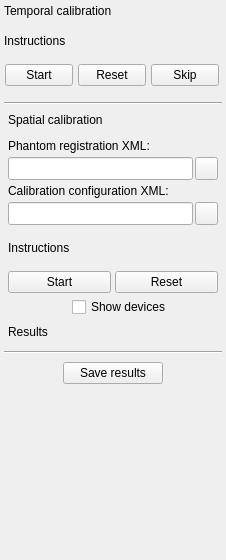
<?xml version="1.0" encoding="UTF-8"?>
<ui version="4.0">
 <class>FreehandCalibrationToolbox</class>
 <widget class="QWidget" name="FreehandCalibrationToolbox">
  <property name="geometry">
   <rect>
    <x>0</x>
    <y>0</y>
    <width>226</width>
    <height>560</height>
   </rect>
  </property>
  <property name="sizePolicy">
   <sizepolicy hsizetype="Fixed" vsizetype="Preferred">
    <horstretch>0</horstretch>
    <verstretch>0</verstretch>
   </sizepolicy>
  </property>
  <property name="minimumSize">
   <size>
    <width>226</width>
    <height>560</height>
   </size>
  </property>
  <property name="maximumSize">
   <size>
    <width>226</width>
    <height>16777215</height>
   </size>
  </property>
  <property name="windowTitle">
   <string>Freehand Calibration</string>
  </property>
  <layout class="QGridLayout" name="gridLayout_2">
   <property name="margin">
    <number>4</number>
   </property>
   <property name="spacing">
    <number>4</number>
   </property>
   <item row="0" column="0" colspan="2">
    <widget class="QLabel" name="label_TemporalCalibration">
     <property name="text">
      <string>Temporal calibration</string>
     </property>
    </widget>
   </item>
   <item row="1" column="0" colspan="2">
    <spacer name="verticalSpacer_5">
     <property name="orientation">
      <enum>Qt::Vertical</enum>
     </property>
     <property name="sizeType">
      <enum>QSizePolicy::Fixed</enum>
     </property>
     <property name="sizeHint" stdset="0">
      <size>
       <width>158</width>
       <height>12</height>
      </size>
     </property>
    </spacer>
   </item>
   <item row="2" column="0" colspan="2">
    <widget class="QLabel" name="label_InstructionsTemporal">
     <property name="text">
      <string>Instructions</string>
     </property>
     <property name="wordWrap">
      <bool>true</bool>
     </property>
    </widget>
   </item>
   <item row="3" column="0" colspan="2">
    <spacer name="verticalSpacer_6">
     <property name="orientation">
      <enum>Qt::Vertical</enum>
     </property>
     <property name="sizeType">
      <enum>QSizePolicy::Fixed</enum>
     </property>
     <property name="sizeHint" stdset="0">
      <size>
       <width>158</width>
       <height>12</height>
      </size>
     </property>
    </spacer>
   </item>
   <item row="5" column="0" colspan="2">
    <spacer name="verticalSpacer_3">
     <property name="orientation">
      <enum>Qt::Vertical</enum>
     </property>
     <property name="sizeType">
      <enum>QSizePolicy::Fixed</enum>
     </property>
     <property name="sizeHint" stdset="0">
      <size>
       <width>158</width>
       <height>12</height>
      </size>
     </property>
    </spacer>
   </item>
   <item row="6" column="0" colspan="2">
    <widget class="Line" name="line_2">
     <property name="orientation">
      <enum>Qt::Horizontal</enum>
     </property>
    </widget>
   </item>
   <item row="7" column="0" rowspan="2" colspan="2">
    <widget class="QFrame" name="frame_SpatialCalibration">
     <property name="frameShape">
      <enum>QFrame::NoFrame</enum>
     </property>
     <property name="frameShadow">
      <enum>QFrame::Plain</enum>
     </property>
     <layout class="QGridLayout" name="gridLayout">
      <property name="margin">
       <number>4</number>
      </property>
      <property name="spacing">
       <number>4</number>
      </property>
      <item row="0" column="0" colspan="2">
       <widget class="QLabel" name="label_SpatialCalibration">
        <property name="text">
         <string>Spatial calibration</string>
        </property>
       </widget>
      </item>
      <item row="2" column="0" colspan="2">
       <widget class="QLabel" name="label_PhantomRegistration">
        <property name="text">
         <string>Phantom registration XML:</string>
        </property>
       </widget>
      </item>
      <item row="3" column="0" colspan="2">
       <layout class="QHBoxLayout" name="horizontalLayout_3">
        <property name="spacing">
         <number>2</number>
        </property>
        <item>
         <widget class="QLineEdit" name="lineEdit_PhantomRegistration">
          <property name="sizePolicy">
           <sizepolicy hsizetype="Preferred" vsizetype="Preferred">
            <horstretch>0</horstretch>
            <verstretch>0</verstretch>
           </sizepolicy>
          </property>
          <property name="readOnly">
           <bool>true</bool>
          </property>
         </widget>
        </item>
        <item>
         <widget class="QPushButton" name="pushButton_OpenPhantomRegistration">
          <property name="sizePolicy">
           <sizepolicy hsizetype="Fixed" vsizetype="Fixed">
            <horstretch>0</horstretch>
            <verstretch>0</verstretch>
           </sizepolicy>
          </property>
          <property name="minimumSize">
           <size>
            <width>23</width>
            <height>23</height>
           </size>
          </property>
          <property name="maximumSize">
           <size>
            <width>23</width>
            <height>23</height>
           </size>
          </property>
          <property name="text">
           <string/>
          </property>
          <property name="icon">
           <iconset resource="../fCal.qrc">
            <normaloff>:/icons/CommonWidgets/Resources/icon_OpenFile.png</normaloff>:/icons/CommonWidgets/Resources/icon_OpenFile.png</iconset>
          </property>
          <property name="iconSize">
           <size>
            <width>16</width>
            <height>16</height>
           </size>
          </property>
         </widget>
        </item>
       </layout>
      </item>
      <item row="4" column="0" colspan="2">
       <widget class="QLabel" name="label_CalibrationConfiguration">
        <property name="text">
         <string>Calibration configuration XML:</string>
        </property>
       </widget>
      </item>
      <item row="5" column="0" colspan="2">
       <layout class="QHBoxLayout" name="horizontalLayout_6">
        <property name="spacing">
         <number>2</number>
        </property>
        <item>
         <widget class="QLineEdit" name="lineEdit_CalibrationConfiguration">
          <property name="sizePolicy">
           <sizepolicy hsizetype="Preferred" vsizetype="Preferred">
            <horstretch>0</horstretch>
            <verstretch>0</verstretch>
           </sizepolicy>
          </property>
          <property name="readOnly">
           <bool>true</bool>
          </property>
         </widget>
        </item>
        <item>
         <widget class="QPushButton" name="pushButton_OpenCalibrationConfiguration">
          <property name="sizePolicy">
           <sizepolicy hsizetype="Fixed" vsizetype="Fixed">
            <horstretch>0</horstretch>
            <verstretch>0</verstretch>
           </sizepolicy>
          </property>
          <property name="minimumSize">
           <size>
            <width>23</width>
            <height>23</height>
           </size>
          </property>
          <property name="maximumSize">
           <size>
            <width>23</width>
            <height>23</height>
           </size>
          </property>
          <property name="text">
           <string/>
          </property>
          <property name="icon">
           <iconset resource="../fCal.qrc">
            <normaloff>:/icons/CommonWidgets/Resources/icon_OpenFile.png</normaloff>:/icons/CommonWidgets/Resources/icon_OpenFile.png</iconset>
          </property>
          <property name="iconSize">
           <size>
            <width>16</width>
            <height>16</height>
           </size>
          </property>
         </widget>
        </item>
       </layout>
      </item>
      <item row="8" column="0" colspan="2">
       <widget class="QLabel" name="label_InstructionsSpatial">
        <property name="text">
         <string>Instructions</string>
        </property>
        <property name="wordWrap">
         <bool>true</bool>
        </property>
       </widget>
      </item>
      <item row="9" column="0" colspan="2">
       <spacer name="verticalSpacer">
        <property name="orientation">
         <enum>Qt::Vertical</enum>
        </property>
        <property name="sizeType">
         <enum>QSizePolicy::Fixed</enum>
        </property>
        <property name="sizeHint" stdset="0">
         <size>
          <width>158</width>
          <height>12</height>
         </size>
        </property>
       </spacer>
      </item>
      <item row="10" column="0" colspan="2">
       <layout class="QHBoxLayout" name="horizontalLayout_2">
        <property name="spacing">
         <number>4</number>
        </property>
        <item>
         <widget class="QPushButton" name="pushButton_StartSpatial">
          <property name="text">
           <string>Start</string>
          </property>
         </widget>
        </item>
        <item>
         <widget class="QPushButton" name="pushButton_ResetSpatial">
          <property name="text">
           <string>Reset</string>
          </property>
         </widget>
        </item>
       </layout>
      </item>
      <item row="6" column="0" colspan="2">
       <spacer name="verticalSpacer_7">
        <property name="orientation">
         <enum>Qt::Vertical</enum>
        </property>
        <property name="sizeType">
         <enum>QSizePolicy::Fixed</enum>
        </property>
        <property name="sizeHint" stdset="0">
         <size>
          <width>158</width>
          <height>12</height>
         </size>
        </property>
       </spacer>
      </item>
      <item row="1" column="0" colspan="2">
       <spacer name="verticalSpacer_8">
        <property name="orientation">
         <enum>Qt::Vertical</enum>
        </property>
        <property name="sizeType">
         <enum>QSizePolicy::Fixed</enum>
        </property>
        <property name="sizeHint" stdset="0">
         <size>
          <width>158</width>
          <height>8</height>
         </size>
        </property>
       </spacer>
      </item>
      <item row="12" column="0" colspan="2">
       <spacer name="verticalSpacer_9">
        <property name="orientation">
         <enum>Qt::Vertical</enum>
        </property>
        <property name="sizeType">
         <enum>QSizePolicy::Fixed</enum>
        </property>
        <property name="sizeHint" stdset="0">
         <size>
          <width>177</width>
          <height>4</height>
         </size>
        </property>
       </spacer>
      </item>
      <item row="13" column="0" colspan="2">
       <widget class="QLabel" name="label_Results">
        <property name="text">
         <string>Results</string>
        </property>
       </widget>
      </item>
      <item row="11" column="0" colspan="2">
       <layout class="QHBoxLayout" name="horizontalLayout_4">
        <property name="spacing">
         <number>4</number>
        </property>
        <property name="leftMargin">
         <number>64</number>
        </property>
        <item>
         <widget class="QCheckBox" name="checkBox_ShowDevices">
          <property name="sizePolicy">
           <sizepolicy hsizetype="Preferred" vsizetype="Fixed">
            <horstretch>0</horstretch>
            <verstretch>0</verstretch>
           </sizepolicy>
          </property>
          <property name="text">
           <string>Show devices</string>
          </property>
         </widget>
        </item>
       </layout>
      </item>
     </layout>
    </widget>
   </item>
   <item row="16" column="0" colspan="2">
    <spacer name="verticalSpacer_2">
     <property name="orientation">
      <enum>Qt::Vertical</enum>
     </property>
     <property name="sizeHint" stdset="0">
      <size>
       <width>158</width>
       <height>40</height>
      </size>
     </property>
    </spacer>
   </item>
   <item row="14" column="0" colspan="2">
    <spacer name="verticalSpacer_4">
     <property name="orientation">
      <enum>Qt::Vertical</enum>
     </property>
     <property name="sizeType">
      <enum>QSizePolicy::Fixed</enum>
     </property>
     <property name="sizeHint" stdset="0">
      <size>
       <width>20</width>
       <height>4</height>
      </size>
     </property>
    </spacer>
   </item>
   <item row="11" column="0" colspan="2">
    <spacer name="verticalSpacer_10">
     <property name="orientation">
      <enum>Qt::Vertical</enum>
     </property>
     <property name="sizeType">
      <enum>QSizePolicy::Fixed</enum>
     </property>
     <property name="sizeHint" stdset="0">
      <size>
       <width>20</width>
       <height>4</height>
      </size>
     </property>
    </spacer>
   </item>
   <item row="4" column="0" colspan="2">
    <layout class="QHBoxLayout" name="horizontalLayout_5">
     <property name="spacing">
      <number>4</number>
     </property>
     <item>
      <widget class="QPushButton" name="pushButton_StartTemporal">
       <property name="sizePolicy">
        <sizepolicy hsizetype="Fixed" vsizetype="Fixed">
         <horstretch>0</horstretch>
         <verstretch>0</verstretch>
        </sizepolicy>
       </property>
       <property name="minimumSize">
        <size>
         <width>68</width>
         <height>0</height>
        </size>
       </property>
       <property name="maximumSize">
        <size>
         <width>68</width>
         <height>16777215</height>
        </size>
       </property>
       <property name="text">
        <string>Start</string>
       </property>
      </widget>
     </item>
     <item>
      <widget class="QPushButton" name="pushButton_ResetTemporal">
       <property name="sizePolicy">
        <sizepolicy hsizetype="Fixed" vsizetype="Fixed">
         <horstretch>0</horstretch>
         <verstretch>0</verstretch>
        </sizepolicy>
       </property>
       <property name="minimumSize">
        <size>
         <width>68</width>
         <height>0</height>
        </size>
       </property>
       <property name="maximumSize">
        <size>
         <width>68</width>
         <height>16777215</height>
        </size>
       </property>
       <property name="text">
        <string>Reset</string>
       </property>
      </widget>
     </item>
     <item>
      <widget class="QPushButton" name="pushButton_SkipTemporal">
       <property name="sizePolicy">
        <sizepolicy hsizetype="Fixed" vsizetype="Fixed">
         <horstretch>0</horstretch>
         <verstretch>0</verstretch>
        </sizepolicy>
       </property>
       <property name="minimumSize">
        <size>
         <width>68</width>
         <height>0</height>
        </size>
       </property>
       <property name="maximumSize">
        <size>
         <width>68</width>
         <height>16777215</height>
        </size>
       </property>
       <property name="text">
        <string>Skip</string>
       </property>
      </widget>
     </item>
    </layout>
   </item>
   <item row="12" column="0" rowspan="2" colspan="2">
    <widget class="Line" name="line">
     <property name="orientation">
      <enum>Qt::Horizontal</enum>
     </property>
    </widget>
   </item>
   <item row="15" column="0" colspan="2">
    <layout class="QGridLayout" name="gridLayout_3">
     <item row="0" column="0">
      <widget class="QPushButton" name="pushButton_Save">
       <property name="minimumSize">
        <size>
         <width>100</width>
         <height>0</height>
        </size>
       </property>
       <property name="maximumSize">
        <size>
         <width>100</width>
         <height>16777215</height>
        </size>
       </property>
       <property name="toolTip">
        <string>Save results into device set configuration XML file</string>
       </property>
       <property name="text">
        <string>Save results</string>
       </property>
      </widget>
     </item>
    </layout>
   </item>
  </layout>
 </widget>
 <layoutdefault spacing="4" margin="4"/>
 <resources>
  <include location="../fCal.qrc"/>
 </resources>
 <connections/>
</ui>
